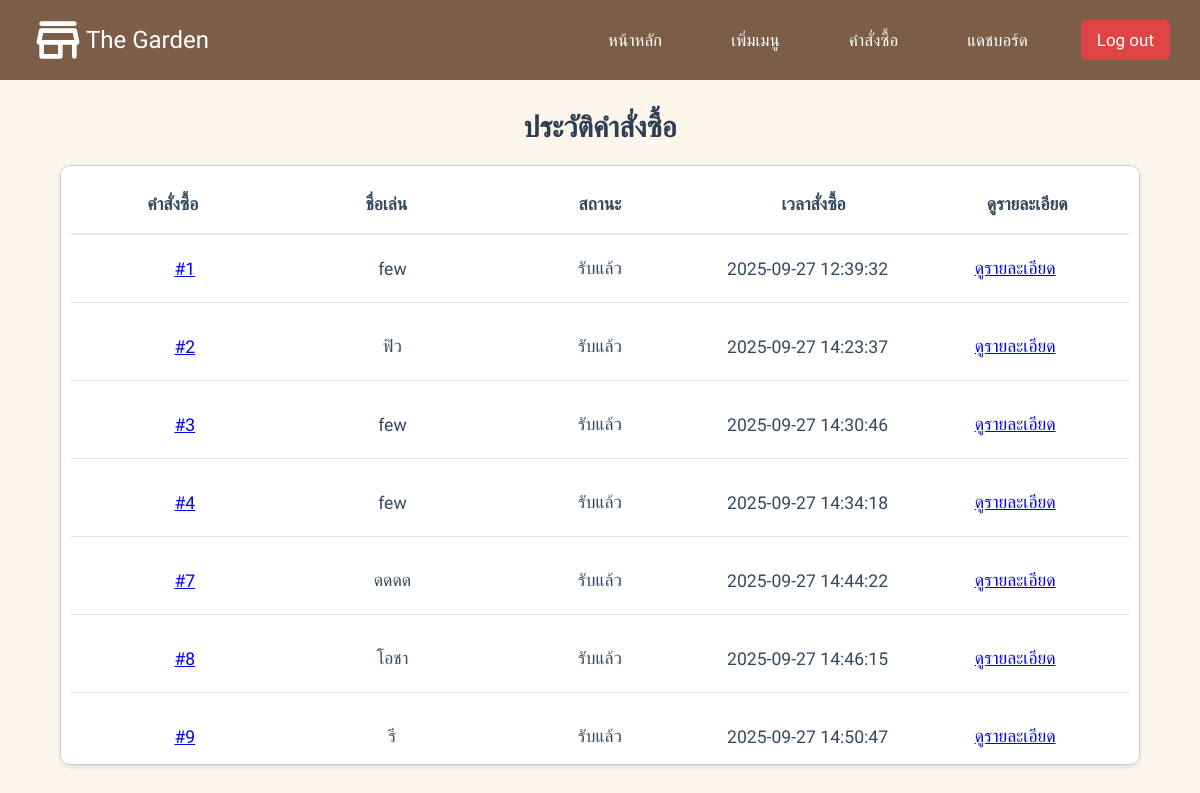
Screenshot of /order_history (signed in) with the database file from the repository.
### tables this page shows
CREATE TABLE "orders" (
    id INTEGER UNIQUE,
    nickname TEXT NOT NULL,
    phone TEXT NOT NULL,
    note TEXT,
    cart_data TEXT,
    status TEXT,
    timestamp DATETIME,
    slip_filename TEXT,
    PRIMARY KEY(id)
);

### app.py (the view)
@app.route('/order_history')
def order_history():
    if session.get("role") != "owner":
        return "Unauthorized", 403
    db = get_db()
    orders = db.execute("SELECT * FROM orders WHERE status = ?", ("รับแล้ว",)).fetchall()
    db.close()
    return render_template('order_history.html', orders=orders)

### app.py (called while the page is built)
def get_db():
    conn = sqlite3.connect(db_garden, timeout=10)
    conn.row_factory = sqlite3.Row
    return conn

### templates/order_history.html
{% extends "layout.html" %}
{% block content %}
<h1 class="order-title">ประวัติคำสั่งซื้อ</h1>
<div class="orders-container">
  <div class="order-header">
    <div class="order-column">คำสั่งซื้อ</div>
    <div class="order-column">ชื่อเล่น</div>
    <div class="order-column">สถานะ</div>
    <div class="order-column">เวลาสั่งซื้อ</div>
    <div class="order-column">ดูรายละเอียด</div>
  </div>
  {% for order in orders %}
  <div class="order-detail-row">
    <div class="order-column">
      <a href="{{ url_for('order_details', order_id=order['id']) }}">#{{ order['id'] }}</a>
    </div>
    <div class="order-column">{{ order['nickname'] }}</div>
    <div class="order-column">{{ order['status'] }}</div>
    <div class="order-column">{{ order['timestamp'] }}</div>
    <div class="order-column">
      <a href="{{ url_for('order_details', order_id=order['id']) }}">ดูรายละเอียด</a>
    </div>
  </div>
  {% else %}
  <p>ยังไม่มีประวัติคำสั่งซื้อ</p>
  {% endfor %}
{% endblock %}

### static/style.css (style rules this page uses)
:root { --brown: #7C5E48; --cream: #FDF6EC; --white: #fff; --black: #808080; --brown-hover: #634a38; --blue: #262c91; --cream-li: #E8C39E; --red: #E53E3E; --color-font: #583E2C; --img-color: #A67C52; }
* { margin: 0; padding: 0; box-sizing: border-box; font-family: "Kanit", sans-serif; }
body { background-color: var(--cream); height: 100%; overflow-x: hidden; overflow-y: hidden; position: relative; }
.order-title { font-size: 2rem; color: #2c3e50; text-align: center; margin-top: 40px; margin-bottom: 30px; font-weight: 600; }
.order-title { font-size: 2rem; color: #2c3e50; text-align: center; margin-top: 30px; margin-bottom: 20px; font-weight: 600; }
.orders-container { margin: 0 auto; width: 90%; max-width: 1200px; border-radius: 10px; border: 1px solid #e1e1e1; background-color: #ffffff; box-shadow: 0 2px 5px rgba(0, 0, 0, 0.1); }
.order-header { display: grid; grid-template-columns: 1fr 1fr 1fr 1fr; gap: 10px; background-color: #fff; color: #34495e; padding: 15px; font-weight: 600; border-top-left-radius: 10px; border-top-right-radius: 10px; text-align: center; border-bottom: 2px solid #ebebeb; }
.order-detail-row { display: grid; grid-template-columns: 1fr 1fr 1fr 1fr; gap: 10px; padding: 15px; border-bottom: 1px solid #e1e1e1; transition: background-color 0.3s ease; font-size: 1rem; }
.order-column { text-align: center; font-size: 1.1rem; color: #34495e; padding: 10px; word-break: break-word; display: flex; justify-content: center; align-items: center; gap: 6px; flex-wrap: nowrap; }
.orders-container { max-height: 600px; overflow-y: auto; border: 1px solid #ccc; padding: 10px; box-sizing: border-box; }
.order-header { display: flex; justify-content: space-between; padding: 10px 0; font-weight: bold; }
.order-column { padding: 8px; text-align: left; flex: 1; word-wrap: break-word; }
.order-detail-row { display: flex; justify-content: space-between; margin-bottom: 10px; flex-wrap: wrap; }
.order-title { font-size: 1.8em; margin-bottom: 20px; }

### static/login.css (style rules this page uses)
:root { --brown:#7C5E48; --cream:#FDF6EC; --white:#fff; --black:#808080; --brown-hover:#634a38; --blue:#262c91; }
* { margin: 0; padding: 0; box-sizing: border-box; font-family: "Kanit", sans-serif; }

### rows the page displays
orders: id "1", nickname "few", status "รับแล้ว", timestamp "2025-09-27 12:39:32"
orders: id "2", nickname "ฟิว", status "รับแล้ว", timestamp "2025-09-27 14:23:37"
orders: id "3", nickname "few", status "รับแล้ว", timestamp "2025-09-27 14:30:46"
orders: id "4", nickname "few", status "รับแล้ว", timestamp "2025-09-27 14:34:18"
orders: id "7", nickname "ดดดด", status "รับแล้ว", timestamp "2025-09-27 14:44:22"
orders: id "8", nickname "โอชา", status "รับแล้ว", timestamp "2025-09-27 14:46:15"
orders: id "9", nickname "รี", status "รับแล้ว", timestamp "2025-09-27 14:50:47"
